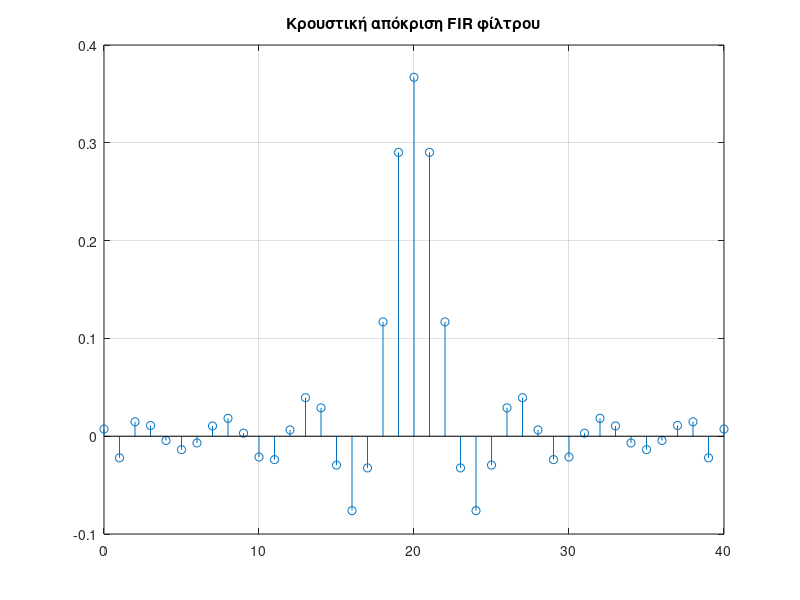
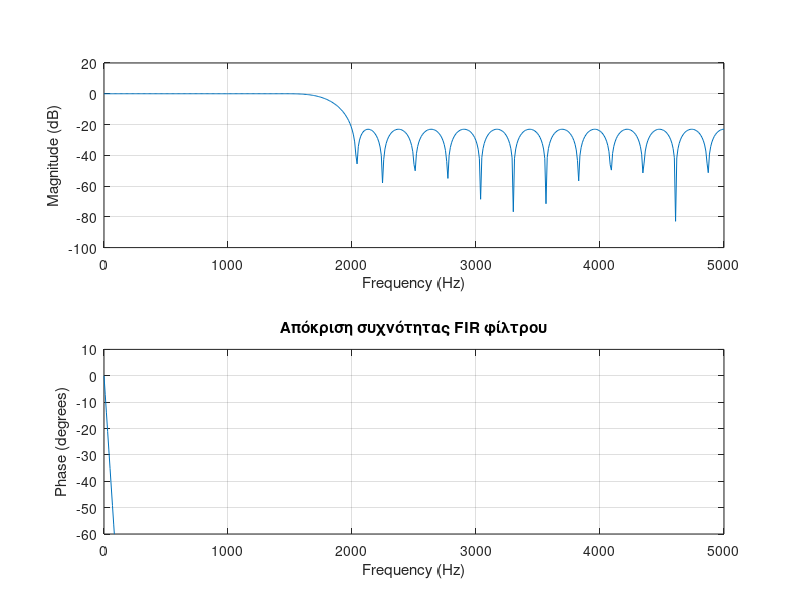

The MATLAB script that drew these images, in order:
% Example 13.5
clear all; clc

Fs = 10000; % Συχνότητα δειγματοληψίας
fp = 1500;  % Συχνότητα αποκοπής ζώνης διέλευσης
fs = 2000;  % Συχνότητα αποκοπής ζώνης αποκοπής
dp = 0.001; % Απόκλιση στη ζώνη διέλευσης   
ds = 0.1;   % Απόκλιση στη ζώνη αποκοπής

% Προδιαγραφές φίλτρου
F = [fp fs]; A = [1 0]; Deviation = [dp ds]; 

% Υπολογισμός βέλτιστης τάξης 
[N, Fo, Ao, Weights] = firpmord(F, A, Deviation, Fs)

% Υπολογισμός h[n] με Parks-McClellan
h = firpm(N, Fo, Ao, Weights);  

% Σχεδιασμός κρουστικής απόκρισης FIR φίλτρου
n = 0:1:N;  figure(1); stem(n, h); grid on; 
title('Κρουστική απόκριση FIR φίλτρου')

% Σχεδιασμός απόκρισης συχνότητας FIR φίλτρου
NFFT = 512; figure(2); 
freqz(h, 1, NFFT, Fs); axis([0, Fs/2 -60 10])
title('Aπόκριση συχνότητας FIR φίλτρου')